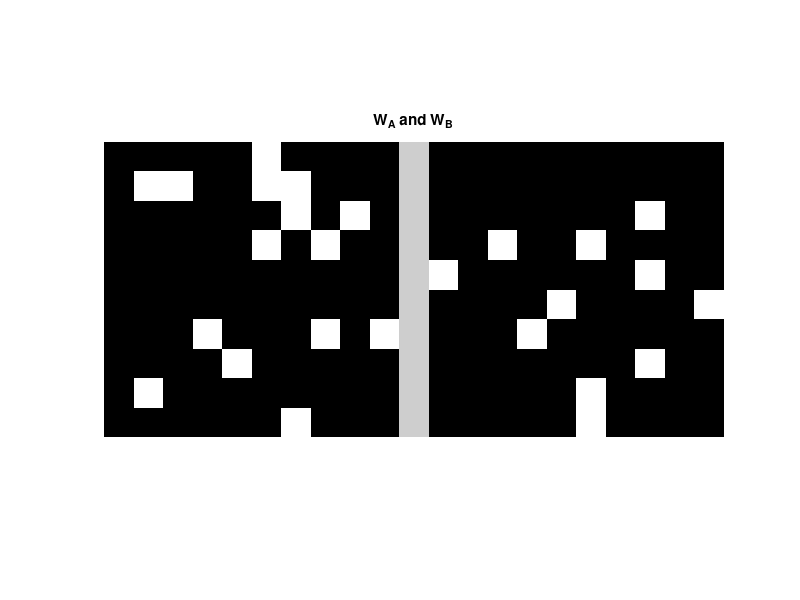
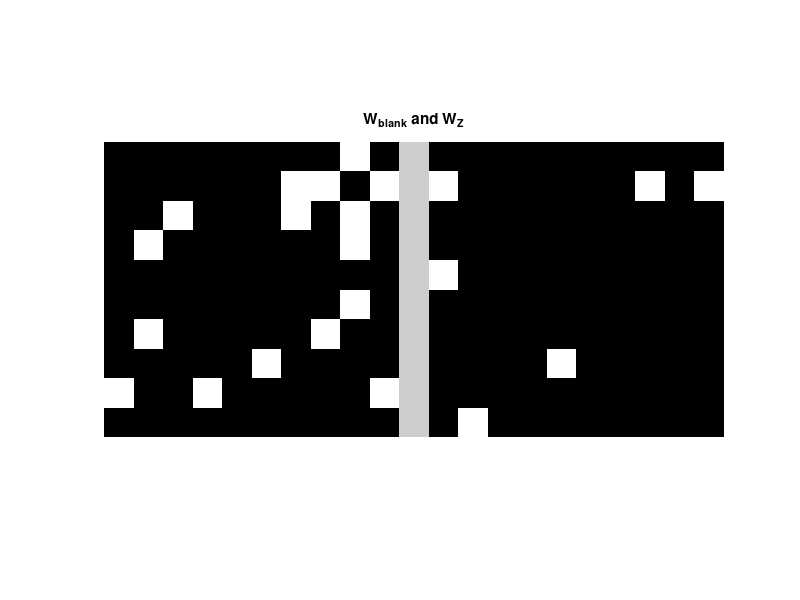

The MATLAB script that drew these images, in order: (Note: this script raises an error after producing the figures.)
%cuts/pastes/modifications of Bennet's pipeline. trying to understand the
%pipeline as a whole better, and a big long string of code works better for me
%for that purpose.

%here we will generate two W causality matrices, generate fMRI data for two
%ROIS (X and Y) that represent a block design in which the two conditions (A
%and B) differ only in the pattern of directed connectivity from X to Y.  Can we
%classify between the two conditions based on the recovered pattern of
%connectivity from X to Y?
DEBUG	= true;

%user-defined parameters
	%size of the various spaces
		%total number of functional signals
			nSig	= 10;
		%number of functional signals of X that cause Y
			nSigCause	= 10;
		%number of voxels into which the functional components are mixed
			nVoxel	= 100;
	
	%time
		%number of time points per block
			nTBlock	= 20;
		%number of time points per rest periods
			nTRest	= 5;
		%number of repetitions of each block per run
			nRepBlock	= 3;
		%number of runs
			nRun	= 10;
	
	%signal characteristics
		%recurrence coefficient (should be <= 1)
			CRecurX	= 0.1;
			CRecurY	= 0.7;
			CRecurZ	= 0.5;
		%fullness of W matrices
			WFullness	= 0.1;
		%sum of W columns (sum(W)/sqrt(nSigCause)+CRecurY/X must be <=1)
			WSum	= 0.1;
	
	%mixing
		%should we even mix into voxels?
			doMixing	= true;
		%magnitude of noise introduced in the voxel mixing
			noiseMix	= 0.1; 
	
%the two causality matrices (and other control causality matrices)
	nW				= 4;
	[cWCause,cW]	= deal(cell(nW,1));
	
	for kW=1:nW
		%generate a random W
			W					= rand(nSigCause);
		%make it sparse
			W(1-W>WFullness)	= 0;
		%normalize each column to the specified mean
			W			= W*WSum./repmat(sum(W,1),[nSigCause 1]);
			W(isnan(W))	= 0;
		
		cWCause{kW}	= W;
		
		%insert into the full matrix
		cW{kW}							= zeros(nSig);
		cW{kW}(1:nSigCause,1:nSigCause)	= cWCause{kW};
	end
	
	[WACause,WBCause,WBlankCause,WZCause]	= deal(cWCause{:});
	[WA,WB,WBlank,WZ]						= deal(cW{:});
	
	if DEBUG
		szIm	= 200;
		
		im	= normalize([WACause WBCause]);
		im	= [imresize(im(:,1:nSigCause),[szIm NaN],'nearest') 0.8*ones(szIm,round(200/nSigCause)) imresize(im(:,nSigCause+1:end),[szIm NaN],'nearest')];
		figure; imshow(im);
		title('W_A and W_B');
		
		im	= normalize([WBlankCause WZCause]);
		im	= [imresize(im(:,1:nSigCause),[szIm NaN],'nearest') 0.8*ones(szIm,round(200/nSigCause)) imresize(im(:,nSigCause+1:end),[szIm NaN],'nearest')];
		figure; imshow(im);
		title('W_{blank} and W_Z');
		
		disp(sprintf('WA column sums:  %s',sprintf('%.3f ',sum(WACause))));
		disp(sprintf('WB column sums:  %s',sprintf('%.3f ',sum(WBCause))));
		disp(sprintf('sum(WA)+CRecurY: %s',sprintf('%.3f ',sum(WACause)+CRecurY)));
		disp(sprintf('sum(WB)+CRecurY: %s',sprintf('%.3f ',sum(WBCause)+CRecurY)));
	end

%derived parameters
	%block design
		block	= blockdesign(1:2,nRepBlock,nRun);
		target	= arrayfun(@(run) block2target(block(run,:),nTBlock,nTRest,{'A','B'}),reshape(1:nRun,[],1),'uni',false);
	
	%number of time points per run
		nTRun	= numel(target{1});
	%total number of time points
		nT		= nTRun*nRun;
	
	if DEBUG
		disp(sprintf('TRs per run: %d',nTRun)); 

		figure;
		imagesc(block);
		colormap('gray');
		title('block design (blk=A, wht=B)');
		xlabel('block');
		ylabel('run');
	end

%generate the functional signals
	[X,Y]	= deal(zeros(nTRun,nRun,nSig));
	Z		= zeros(nTRun,nRun,nSig,nSig);
	
	for kR=1:nRun
		for kT=1:nTRun
			%previous values
				if kT==1
					xPrev	= randn(nSig,1);
					yPrev	= randn(nSig,1);
					zPrev	= randn(nSig,nSig);
				else
					xPrev	= squeeze(X(kT-1,kR,:));
					yPrev	= squeeze(Y(kT-1,kR,:));
					zPrev	= squeeze(Z(kT-1,kR,:,:));
				end
			%current causality matrix
				switch target{kR}{kT}
					case 'A'
						W	= WA;
					case 'B'
						W	= WB;
					otherwise
						W	= WBlank;
				end
			
			%pre-source
				Z(kT,kR,:,:)	= CRecurZ.*zPrev + (1-CRecurZ).*randn(nSig,nSig);
			%source
				X(kT,kR,:)		= CRecurX.*xPrev + sum(WZ'.*zPrev,2) + (1-WSum/sqrt(nSigCause)-CRecurX).*randn(nSig,1);
			%destination
				Y(kT,kR,:)		= CRecurY.*yPrev + W'*xPrev + (1-WSum/sqrt(nSigCause)-CRecurY).*randn(nSig,1);
		end
	end
	
	if DEBUG
		XCause	= X(:,:,1:nSigCause);
		YCause	= Y(:,:,1:nSigCause);
		
		cMeasure	= {'mean','range','std','std(d/dx)'};
		cFMeasure	= {@mean,@range,@std,@(x) std(diff(x))};
		
		cXMeasure	= cellfun(@(f) f(reshape(permute(XCause,[1 3 2]),nTRun*nSigCause,nRun)),cFMeasure,'uni',false);
		cYMeasure	= cellfun(@(f) f(reshape(permute(YCause,[1 3 2]),nTRun*nSigCause,nRun)),cFMeasure,'uni',false);
		
		cXMMeasure	= cellfun(@mean,cXMeasure,'uni',false);
		cYMMeasure	= cellfun(@mean,cYMeasure,'uni',false);
		
		[h,p,ci,stats]	= cellfun(@ttest2,cXMeasure,cYMeasure,'uni',false);
		tstat			= cellfun(@(s) s.tstat,stats,'uni',false);
		
		disp(sprintf('XCause mean/range/std/std(d/dx): %.3f %.3f %.3f %.3f',cXMMeasure{:}));
		disp(sprintf('YCause mean/range/std/std(d/dx): %.3f %.3f %.3f %.3f',cYMMeasure{:}));
		disp(sprintf('p      mean/range/std/std(d/dx): %.3f %.3f %.3f %.3f',p{:}));
		disp(sprintf('tstat  mean/range/std/std(d/dx): %.3f %.3f %.3f %.3f',tstat{:}));
	end
	
	if DEBUG
		tPlot	= reshape(1:nTRun,[],1);
		xPlot	= X(:,1,1);
		yPlot	= Y(:,1,1);
		
		h		= alexplot(tPlot,{xPlot yPlot},...
					'title'		, 'Run 1'		, ...
					'xlabel'	, 't'			, ...
					'ylabel'	, 'Amplitude'	, ...
					'legend'	, {'X','Y'}		  ...
					);
		
		yLim	= get(h.hA,'ylim');
		yMin	= yLim(1);
		yMax	= yLim(2);
		
		col	= {[0.25 0.25 0.25]; [0.75 0.75 0.75]};
		
		for kB=1:size(block,2)
			blockCur	= block(1,kB);
			colCur		= col{blockCur};
			
			kStart		= nTRest + 1 + (kB-1)*(nTBlock+nTRest);
			kEnd		= kStart + nTBlock;
			
			tStart	= tPlot(kStart);
			tEnd	= tPlot(kEnd);
			
			hP	= patch([tStart;tStart;tEnd;tEnd],[yMin;yMax;yMax;yMin],colCur);
			set(hP,'EdgeColor',colCur);
			MoveToBack(h.hA,hP);
		end
	end

%mix between voxels
	if doMixing
		XMix	= reshape(reshape(X,nT,nSig)*randn(nSig,nVoxel),nTRun,nRun,nVoxel) + noiseMix*randn(nTRun,nRun,nVoxel);
		YMix	= reshape(reshape(Y,nT,nSig)*randn(nSig,nVoxel),nTRun,nRun,nVoxel) + noiseMix*randn(nTRun,nRun,nVoxel);
	end

%unmix and keep the top nSigCause components
	if doMixing
		[CPCAX,XUnMix]	= pca(reshape(XMix,nT,nVoxel));
		XUnMix			= reshape(XUnMix,nTRun,nRun,nVoxel);
		
		[CPCAY,YUnMix]	= pca(reshape(YMix,nT,nVoxel));
		YUnMix			= reshape(YUnMix,nTRun,nRun,nVoxel);
	else
		[XUnMix,YUnMix]	= deal(X,Y);
	end
	
	XUnMix	= XUnMix(:,:,1:nSigCause);
	YUnMix	= YUnMix(:,:,1:nSigCause);

%calculate W*
	%get the A and B portions of the signals for each run
		XA	= arrayfun(@(run) squeeze(XUnMix(strcmp(target{run},'A'),run,:)),reshape(1:nRun,[],1),'uni',false);
		XB	= arrayfun(@(run) squeeze(XUnMix(strcmp(target{run},'B'),run,:)),reshape(1:nRun,[],1),'uni',false);
		
		YA	= arrayfun(@(run) squeeze(YUnMix(strcmp(target{run},'A'),run,:)),reshape(1:nRun,[],1),'uni',false);
		YB	= arrayfun(@(run) squeeze(YUnMix(strcmp(target{run},'B'),run,:)),reshape(1:nRun,[],1),'uni',false);
	
	%calculate the Granger Causality from X components to Y components for each run
		[WAs,WBs]	= deal(repmat({zeros(nSigCause)},[nRun 1]));
		
		for kR=1:nRun
			for kX=1:nSigCause
				for kY=1:nSigCause
					WAs{kR}(kX,kY)	= GrangerCausality(XA{kR}(:,kX),YA{kR}(:,kY));
					WBs{kR}(kX,kY)	= GrangerCausality(XB{kR}(:,kX),YB{kR}(:,kY));
				end
			end
		end
	
	if DEBUG
		mWAs	= mean(cat(3,WAs{:}),3);
		mWBs	= mean(cat(3,WBs{:}),3);
		
		im	= normalize([mWAs mWBs]);
		im	= [imresize(im(:,1:nSigCause),[szIm NaN],'nearest') 0.8*ones(szIm,round(200/nSigCause)) imresize(im(:,nSigCause+1:end),[szIm NaN],'nearest')];
		figure; imshow(im);
		title('W^*_A and W^*_B');
		
		disp(sprintf('mean W*A column sums:  %s',sprintf('%.3f ',sum(mWAs))));
		disp(sprintf('mean W*B column sums:  %s',sprintf('%.3f ',sum(mWBs))));
	end

%classify between W*A and W*B
	P	= cvpartition(nRun,'LeaveOut');
	
	res	= zeros(P.NumTestSets,1);
	for kP=1:P.NumTestSets
		WATrain	= cellfun(@(W) reshape(W,1,[]), WAs(P.training(kP)),'uni',false);
		WBTrain	= cellfun(@(W) reshape(W,1,[]), WBs(P.training(kP)),'uni',false);
		
		WATest	= cellfun(@(W) reshape(W,1,[]), WAs(P.test(kP)),'uni',false);
		WBTest	= cellfun(@(W) reshape(W,1,[]), WBs(P.test(kP)),'uni',false);
		
		WATrain	= cat(1,WATrain{:});
		WBTrain	= cat(1,WBTrain{:});
		WATest	= cat(1,WATest{:});
		WBTest	= cat(1,WBTest{:});
		
		WTrain	= [WATrain; WBTrain];
		WTest	= [WATest; WBTest];
		
		lblTrain	= reshape(repmat({'A' 'B'},[nRun-1 1]),[],1);
		lblTest		= {'A';'B'};
		
		sSVM	= svmtrain(WTrain,lblTrain);
		pred	= svmclassify(sSVM,WTest);
		res(kP)	= sum(strcmp(pred,lblTest));
	end
	
	%one-tailed binomial test
		Nbin	= 2*nRun;
		Pbin	= 0.5;
		Xbin	= sum(res);
		p		= 1 - binocdf(Xbin-1,Nbin,Pbin);
	%accuracy
		acc	= Xbin/Nbin;
		
	if DEBUG
		disp(sprintf('accuracy: %.2f%%',100*acc));
		disp(sprintf('p(binom): %.3f',p));
	end
